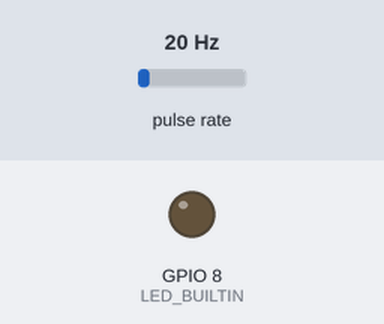
This sketch was run on a simulated ESP32-C6. Parts: output pins drawn as LEDs (lit = HIGH). Wiring (inferred from the names in the program): pulse sensor: data GPIO 4. Inputs (shaded band) come from the test bench; at power-on: pulse rate 20 Hz. Nothing arrives over Bluetooth unless stated; a phone connects over Bluetooth LE 3 s after start.

Above: at 0.1 s.
At 3.1 s:
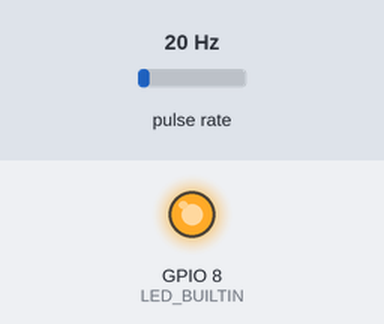
Timing chart, 0 to 4.6 s (numbered marks = the images above):
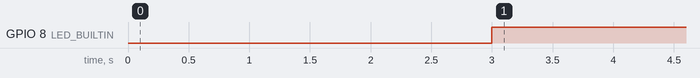

Measured:
- by itself, GPIO 8 (LED_BUILTIN): LOW → HIGH at 3.0 s

The sketch:

smartfaucet_ble_yfb7.ino
```cpp
/**
 * SmartFaucet — ESP32-C6 + YF-B7 water flow sensor over BLE notify.
 * Matches app GATT UUIDs in lib/ble/smartfaucet-gatt.ts
 */

#include <BLEDevice.h>
#include <BLEServer.h>
#include <BLEUtils.h>
#include <BLE2902.h>

#ifndef LED_BUILTIN
#define LED_BUILTIN 8
#endif

static const char *SERVICE_UUID = "12340000-0000-1000-8000-00805f9b34fb";
static const char *TELEMETRY_CHAR_UUID = "12340001-0000-1000-8000-00805f9b34fb";

static const int PULSE_PIN = 4;
static const float PULSES_PER_LITER = 450.0f;

volatile uint32_t pulseCount = 0;

void IRAM_ATTR onPulse() {
  pulseCount++;
}

BLECharacteristic *pTelemetry = nullptr;

class ServerCB : public BLEServerCallbacks {
  void onConnect(BLEServer *s) {
    (void)s;
    digitalWrite(LED_BUILTIN, HIGH);
  }
  void onDisconnect(BLEServer *s) {
    (void)s;
    digitalWrite(LED_BUILTIN, LOW);
    BLEDevice::startAdvertising();
  }
};

void setup() {
  pinMode(LED_BUILTIN, OUTPUT);
  digitalWrite(LED_BUILTIN, LOW);

  pinMode(PULSE_PIN, INPUT_PULLUP);
  attachInterrupt(digitalPinToInterrupt(PULSE_PIN), onPulse, RISING);

  BLEDevice::init("SmartFaucet");
  BLEServer *server = BLEDevice::createServer();
  server->setCallbacks(new ServerCB());

  BLEService *svc = server->createService(SERVICE_UUID);
  pTelemetry = svc->createCharacteristic(
      TELEMETRY_CHAR_UUID,
      BLECharacteristic::PROPERTY_READ | BLECharacteristic::PROPERTY_NOTIFY);
  pTelemetry->addDescriptor(new BLE2902());
  pTelemetry->setValue("{\"flow_lmin\":0,\"total_l\":0,\"pulse_hz\":0,\"temp_c\":null}");
  svc->start();

  BLEAdvertising *adv = BLEDevice::getAdvertising();
  adv->addServiceUUID(SERVICE_UUID);
  adv->setScanResponse(true);
  BLEDevice::startAdvertising();
}

void loop() {
  static uint32_t lastMs = 0;
  static uint32_t lastPulses = 0;

  uint32_t now = millis();
  if (now - lastMs < 500) {
    return;
  }
  float dt = (now - lastMs) / 1000.0f;
  lastMs = now;

  uint32_t pulses;
  noInterrupts();
  pulses = pulseCount;
  interrupts();

  uint32_t d = pulses - lastPulses;
  lastPulses = pulses;

  float total_l = pulses / PULSES_PER_LITER;
  float pulse_hz = (dt > 0.001f) ? (d / dt) : 0.0f;
  float flow_lmin = (d / PULSES_PER_LITER) / (dt / 60.0f);

  char buf[192];
  snprintf(buf, sizeof(buf),
           "{\"flow_lmin\":%.3f,\"total_l\":%.3f,\"pulse_hz\":%.2f,\"temp_c\":null}",
           flow_lmin, total_l, pulse_hz);

  if (pTelemetry) {
    pTelemetry->setValue((uint8_t *)buf, strlen(buf));
    pTelemetry->notify();
  }
}
```
